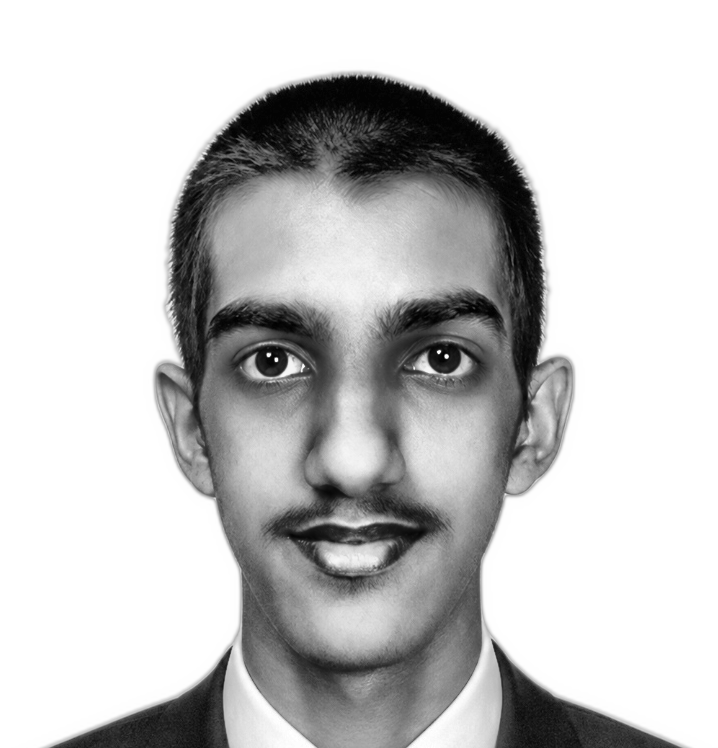
#> input picture assets/source-prepped.png, 718 x 748 px
$ python make_ascii_svg.py
#> lines starting #> are read from the running program, lines starting #| are printed output that depends on the picture
#!/usr/bin/env python3
"""
Convert prepped portrait image (assets/source-prepped.png) into a clean,
monochrome ASCII-art SVG terminal window with SMIL row-typing animation.
Outputs to assets/portrait-ascii.svg.
"""
import html
import os
import sys
from PIL import Image, ImageEnhance, ImageFilter

HERE = os.path.dirname(os.path.abspath(__file__))
SRC = sys.argv[1] if len(sys.argv) > 1 else os.path.join(HERE, "..", "assets", "source-prepped.png")
OUT = sys.argv[2] if len(sys.argv) > 2 else os.path.join(HERE, "..", "assets", "portrait-ascii.svg")

COLS = 85
ROWS = 48
CELL_W = 4.0
CELL_H = 7.5
RAMP = " .`:-=+*cs%@"  # Bright (sparse) -> Dark (dense)

CONTRAST = 1.35
BRIGHTNESS = 1.0
GAMMA = 1.05
SHARPEN = True
WHITE_FLOOR = 0.88

PAD = 15
TITLEBAR_H = 30
STATUS_H = 30
CANVAS_W = 370
CANVAS_H = 440

BG = "#0d1117"
BG2 = "#111722"
FRAME = "#30363d"
TITLE_TEXT = "#7d8590"
INK = "#c9d1d9"
CURSOR = "#22d3ee"

ROW_DUR = 0.08
STAGGER = 0.08


def generate_ascii_svg():
    if not os.path.exists(SRC):
        print(f"Error: Source image '{SRC}' not found. Run prep_photo.py first.", file=sys.stderr)
        sys.exit(1)

    im = Image.open(SRC).convert("L")
#> im is the input picture: PIL image 718x748 L; min 1, max 255, mean 198.1
    if SHARPEN:
        im = im.filter(ImageFilter.UnsharpMask(radius=2, percent=140, threshold=2))
    im = ImageEnhance.Brightness(im).enhance(BRIGHTNESS)
    im = ImageEnhance.Contrast(im).enhance(CONTRAST)
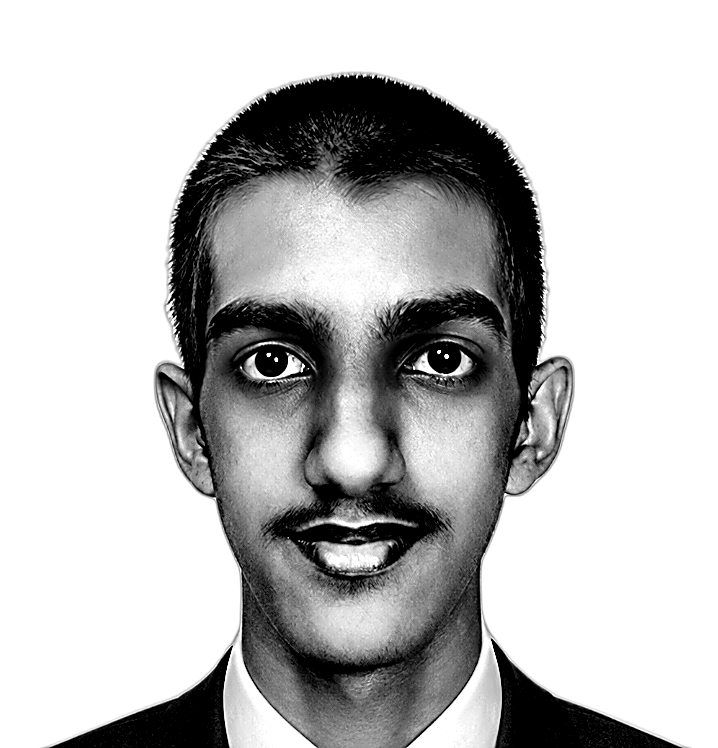
#> im: PIL image 718x748 L; min 0, max 255, mean 190.5
    im = im.resize((COLS, ROWS), Image.LANCZOS)
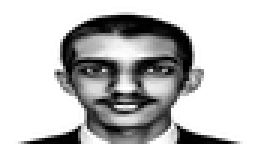
#> im: PIL image 85x48 L (shown 3 times larger); min 0, max 255, mean 190.4
    px = im.load()

    rows_txt = []
    for y in range(ROWS):
        chars = []
        for x in range(COLS):
            lum = px[x, y] / 255.0
            lum = pow(lum, GAMMA)
            if lum >= WHITE_FLOOR:
                chars.append(" ")
                continue
            idx = int((1.0 - lum) * (len(RAMP) - 1) + 0.5)
            idx = max(0, min(len(RAMP) - 1, idx))
            chars.append(RAMP[idx])
        rows_txt.append("".join(chars))
#> after the loop, rows_txt = 48 items

    art_top = TITLEBAR_H + 12
    art_w = CANVAS_W - PAD * 2

    parts = [
        f'<svg xmlns="http://www.w3.org/2000/svg" width="{CANVAS_W}" height="{CANVAS_H}" '
        f'viewBox="0 0 {CANVAS_W} {CANVAS_H}" font-family="ui-monospace, SFMono-Regular, Menlo, Consolas, monospace">',
        '<defs>',
        f'<linearGradient id="bg" x1="0" y1="0" x2="0" y2="1">',
        f'<stop offset="0" stop-color="{BG2}"/>',
        f'<stop offset="1" stop-color="{BG}"/>',
        '</linearGradient>',
        '</defs>',
        f'<rect width="{CANVAS_W}" height="{CANVAS_H}" rx="12" fill="url(#bg)"/>',
        f'<rect x="0.5" y="0.5" width="{CANVAS_W-1}" height="{CANVAS_H-1}" rx="12" fill="none" stroke="{FRAME}" stroke-width="1"/>',
        f'<line x1="0" y1="{TITLEBAR_H}" x2="{CANVAS_W}" y2="{TITLEBAR_H}" stroke="{FRAME}"/>',
    ]

    # Terminal buttons
    for i, dotcol in enumerate(["#ff5f56", "#ffbd2e", "#27c93f"]):
        parts.append(f'<circle cx="{PAD + i*16}" cy="{TITLEBAR_H/2}" r="5" fill="{dotcol}"/>')

    parts.append(
        f'<text x="{CANVAS_W/2}" y="{TITLEBAR_H/2 + 4}" fill="{TITLE_TEXT}" font-size="11.5" '
        f'text-anchor="middle">cyril-p-jose@github: ~$ ./portrait.sh</text>'
    )

    font_size = CELL_H * 0.95
    for ry, line in enumerate(rows_txt):
        y = art_top + ry * CELL_H + CELL_H * 0.74
        row_y = art_top + ry * CELL_H
        delay = ry * STAGGER
        safe = html.escape(line)
        text = (
            f'<text xml:space="preserve" x="{PAD}" y="{y:.1f}" fill="{INK}" '
            f'font-size="{font_size:.1f}" textLength="{art_w}" lengthAdjust="spacing">{safe}</text>'
        )

        parts.append(
            f'<clipPath id="r{ry}"><rect x="{PAD}" y="{row_y:.1f}" height="{CELL_H:.1f}" width="0">'
            f'<animate attributeName="width" from="0" to="{art_w}" begin="{delay:.3f}s" '
            f'dur="{ROW_DUR:.2f}s" fill="freeze"/></rect></clipPath>'
        )
        parts.append(f'<g clip-path="url(#r{ry})">{text}</g>')
        parts.append(
            f'<rect y="{row_y+1:.1f}" width="{CELL_W*1.5}" height="{CELL_H-1:.1f}" fill="{CURSOR}" opacity="0">'
            f'<animate attributeName="x" from="{PAD}" to="{PAD+art_w}" begin="{delay:.3f}s" '
            f'dur="{ROW_DUR:.2f}s" fill="freeze"/>'
            f'<set attributeName="opacity" to="0.85" begin="{delay:.3f}s"/>'
            f'<set attributeName="opacity" to="0" begin="{delay+ROW_DUR:.3f}s"/>'
            f'</rect>'
        )
#> this loop made 48 passes
#> (y, row_y, delay) on passes 1 to 12: (47.55, 42, 0), (55.05, 49.5, 0.08), (62.55, 57, 0.16), (70.05, 64.5, 0.24), (77.55, 72, 0.32), (85.05, 79.5, 0.4), (92.55, 87, 0.48), (100, 94.5, 0.56), (107.5, 102, 0.64), (115, 109.5, 0.72), (122.5, 117, 0.8), (130.1, 124.5, 0.88)
#> after the loop, parts = 158 items

    # Status Bar
    status_line_y = CANVAS_H - STATUS_H
    status_y = status_line_y + 19
    parts.append(f'<line x1="0" y1="{status_line_y:.1f}" x2="{CANVAS_W}" y2="{status_line_y:.1f}" stroke="{FRAME}"/>')
    parts.append(
        f'<text x="{PAD}" y="{status_y:.1f}" fill="{TITLE_TEXT}" font-size="12">'
        f'cyril-p-jose@github:~$ <tspan fill="#3fb950">whoami</tspan> <tspan fill="{INK}">Cyril P Jose</tspan></text>'
    )
    parts.append(
        f'<rect x="{PAD+240}" y="{status_y-12:.1f}" width="7.5" height="14" fill="{CURSOR}">'
        f'<animate attributeName="opacity" values="1;1;0;0" keyTimes="0;0.5;0.51;1" dur="1s" repeatCount="indefinite"/>'
        f'</rect>'
    )

    parts.append("</svg>")
    svg = "".join(parts)
    os.makedirs(os.path.dirname(OUT), exist_ok=True)
    with open(OUT, "w", encoding="utf-8") as f:
        f.write(svg)
    print(f"Generated {OUT} ({len(svg)} bytes)")
#| Generated scripts/../assets/portrait-ascii.svg (33804 bytes)


if __name__ == "__main__":
    generate_ascii_svg()

$ run again, with assets/source-face-crop.png copied over assets/source-prepped.png
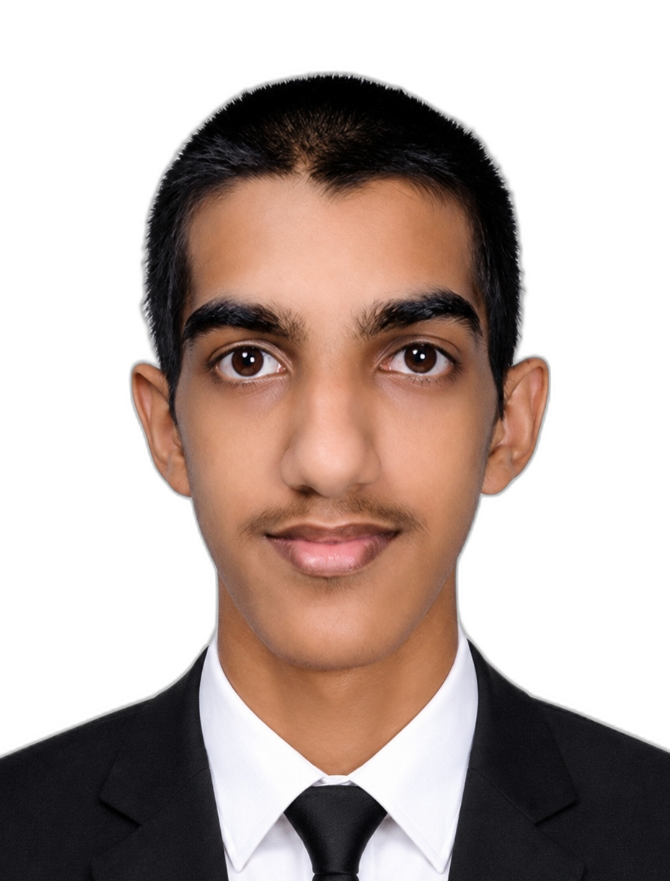
#> input picture assets/source-face-crop.png, 670 x 881 px
#> in generate_ascii_svg, `im = ImageEnhance.Contrast(im).enhance(CONTRAST)`:
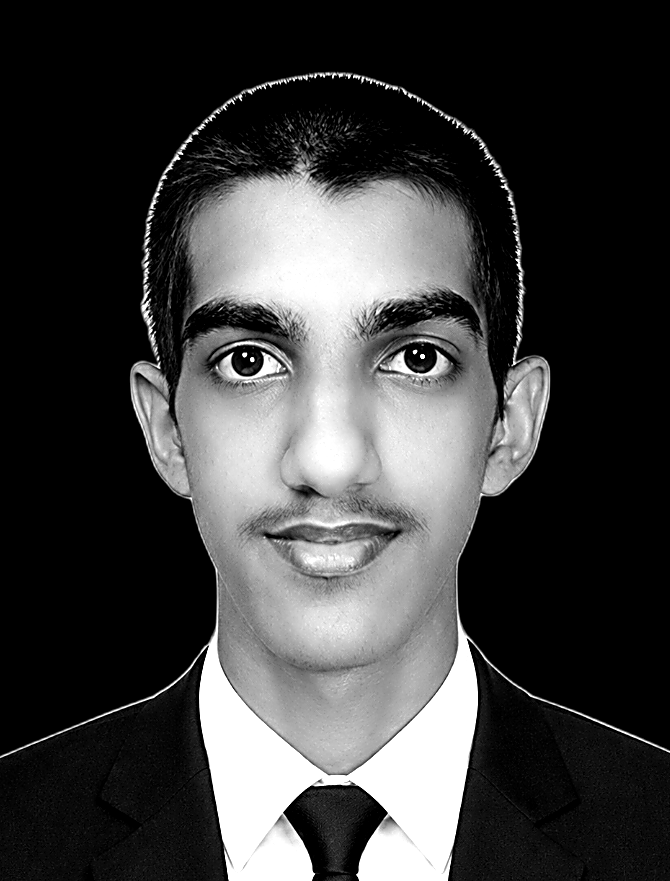
#> im: PIL image 670x881 L; min 0, max 255, mean 63.2
#> in generate_ascii_svg, `im = im.resize((COLS, ROWS), Image.LANCZOS)`:
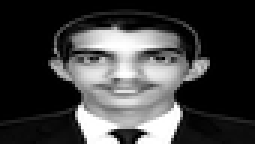
#> im: PIL image 85x48 L (shown 3 times larger); min 0, max 255, mean 63.4
#> after the loop in generate_ascii_svg, `for y in range(ROWS):`: rows_txt = 48 items
#> the loop in generate_ascii_svg, `for ry, line in enumerate(rows_txt):` made 48 passes
#> (y, row_y, delay) on passes 1 to 8: (47.55, 42, 0), (55.05, 49.5, 0.08), (62.55, 57, 0.16), (70.05, 64.5, 0.24), (77.55, 72, 0.32), (85.05, 79.5, 0.4), (92.55, 87, 0.48), (100, 94.5, 0.56)
#> after the loop in generate_ascii_svg, `for ry, line in enumerate(rows_txt):`: parts = 158 items
#| Generated scripts/../assets/portrait-ascii.svg (33804 bytes)

$ run again, with assets/source-photo.jpg saved as assets/source-prepped.png
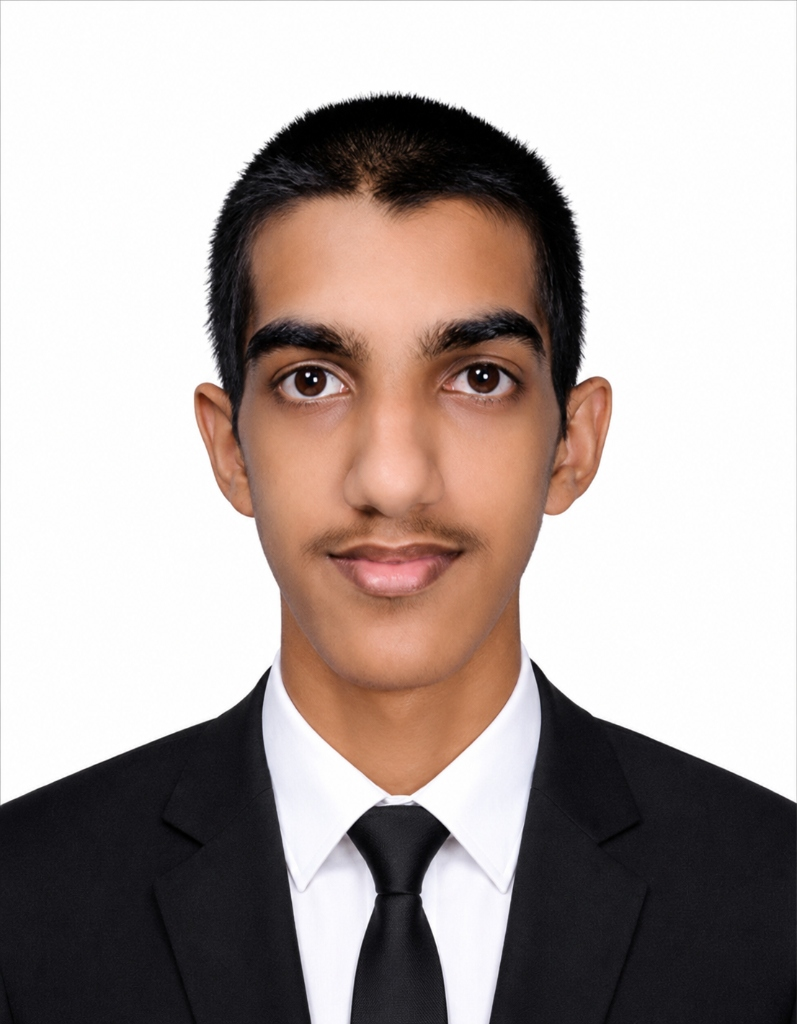
#> input picture assets/source-photo.jpg, 797 x 1024 px
#> in generate_ascii_svg, `im = ImageEnhance.Contrast(im).enhance(CONTRAST)`:
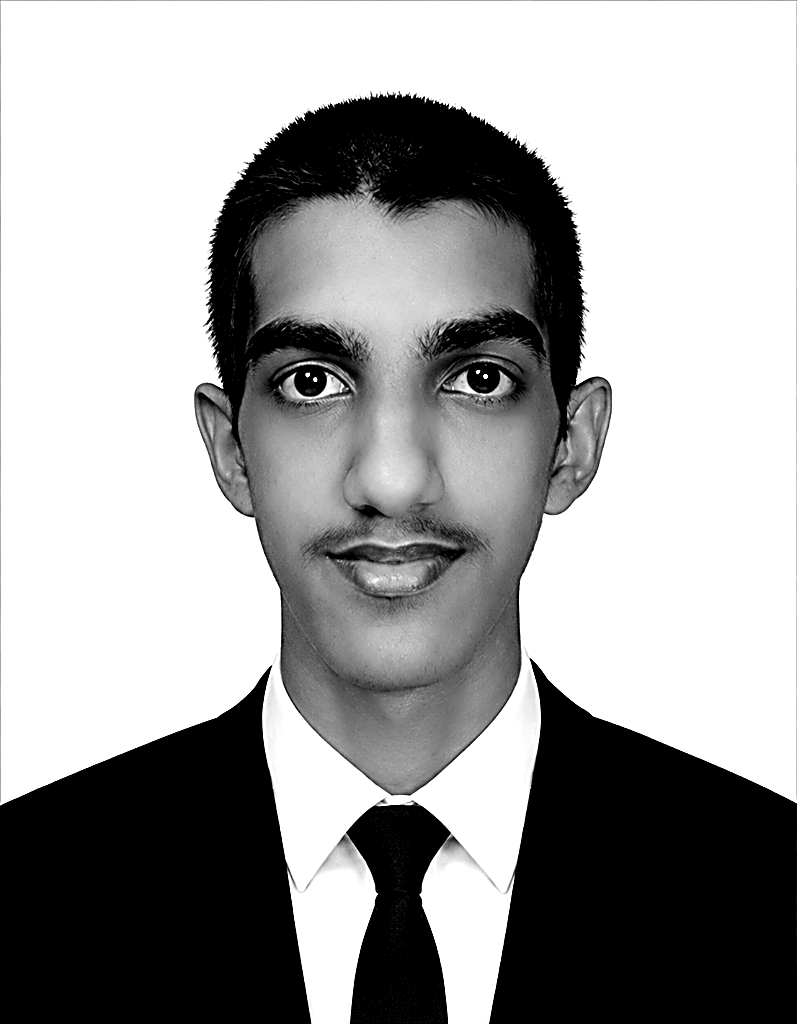
#> im: PIL image 797x1024 L; min 0, max 255, mean 161.7
#> in generate_ascii_svg, `im = im.resize((COLS, ROWS), Image.LANCZOS)`:
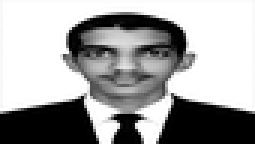
#> im: PIL image 85x48 L (shown 3 times larger); min 0, max 255, mean 161.7
#> after the loop in generate_ascii_svg, `for y in range(ROWS):`: rows_txt = 48 items
#> the loop in generate_ascii_svg, `for ry, line in enumerate(rows_txt):` made 48 passes
#> (y, row_y, delay) on passes 1 to 8: (47.55, 42, 0), (55.05, 49.5, 0.08), (62.55, 57, 0.16), (70.05, 64.5, 0.24), (77.55, 72, 0.32), (85.05, 79.5, 0.4), (92.55, 87, 0.48), (100, 94.5, 0.56)
#> after the loop in generate_ascii_svg, `for ry, line in enumerate(rows_txt):`: parts = 158 items
#| Generated scripts/../assets/portrait-ascii.svg (33804 bytes)
